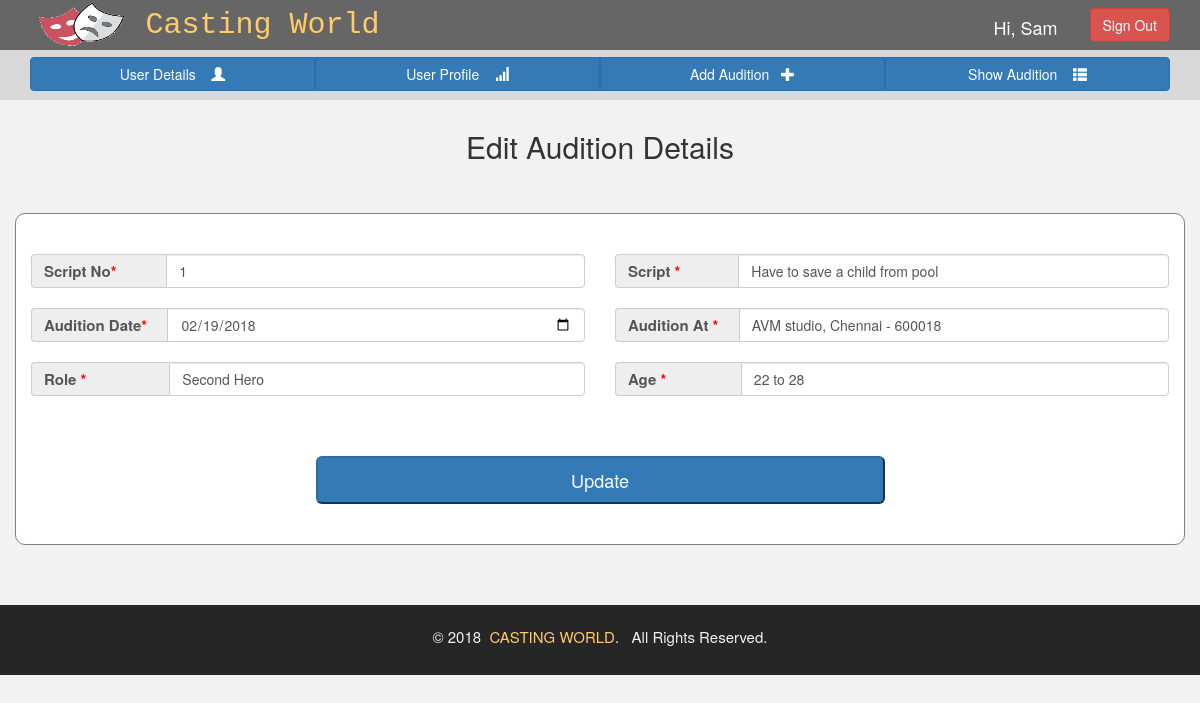
Screenshot of /auditionedit.php?id=1 (signed in) with the database file from the repository.
### tables this page shows
CREATE TABLE `auditiondetails` (
  `scriptno` int(11) NOT NULL,
  `script` varchar(1000) NOT NULL,
  `auditiondate` date NOT NULL,
  `audition` varchar(100) NOT NULL,
  `category` varchar(100) NOT NULL,
  `age` text NOT NULL,
  `id` int(11) NOT NULL
);

### auditionedit.php (the view, shortened to what this page needs)
<?php
require_once 'database/config.php';
    $scriptno=$script=$auditiondate=$audition=$category=$age="";
?>
<?php
$id = $_GET['id'];
$result = $conn->query("SELECT * FROM auditiondetails WHERE id=$id");
while($res = $result->fetch_assoc())
{
    $scriptno = $res['scriptno'];
    $script = $res['script'];
    $auditiondate = $res['auditiondate'];
    $audition=$res['audition'];
    $category=$res['category'];
    $age=$res['age'];
}
?>
<!DOCTYPE html>
<html>
<head>
    <link rel="stylesheet" href="https://maxcdn.bootstrapcdn.com/bootstrap/3.3.7/css/bootstrap.min.css">
</head>
<body style="background-color:hsl(0, 0%, 95%);">
    <div><?php include("include_files/adminnavbar.php") ?></div>
    <h2 style="margin-top: 130px;"><center>Edit Audition Details</center></h2><br><br>
    <div class="container" style="border:1px solid grey;background-color:white;border-radius:10px;">
    <form name="form" method="post" action="auditionedit.php" enctype="multipart/form-data"><br><br>
        <fieldset>
            <div class="row">
                <div class="col-sm-6">
                    <div class="input-group">
                        <span class="input-group-addon" style="font-size:15px;"><b>Script No<font color="red">*</font></b>  &nbsp;&nbsp; &nbsp;&nbsp;&nbsp; &nbsp;</span>
                        <input  type="text" class="form-control" name="scriptno" value="<?php echo $scriptno;?>">
                    </div>
                </div>
                <div class="col-sm-6">
                    <div class="input-group">
                        <span class="input-group-addon" style="font-size:15px;"><b>Script <font color="red">*</font></b> &nbsp;&nbsp;&nbsp;&nbsp;&nbsp;&nbsp;&nbsp;&nbsp; &nbsp;</span>
                        <input  type="text" class="form-control" name="script"  value="<?php echo $script;?>">
                    </div>
                </div>
            </div><br>
            <div class="row">
                <div class="col-sm-6">
                    <div class="input-group">
                        <span class="input-group-addon" style="font-size:15px;"><b>Audition Date<font color="red">*</font></b>&nbsp;&nbsp;</span>
                        <input  type="date" class="form-control" name="auditiondate" value="<?php echo $auditiondate;?>">
                    </div>
                </div>
                <div class="col-sm-6">
                    <div class="input-group">
                        <span class="input-group-addon" style="font-size:15px;"><b>Audition At <font color="red">*</font></b> &nbsp; </span>
                        <input  type="text" class="form-control" name="audition" value="<?php echo $audition;?>">
                    </div>
                </div>
            </div><br>
            <div class="row">
                <div class="col-sm-6">
                    <div class="input-group">
                        <span class="input-group-addon" style="font-size:15px;"><b>Role <font color="red">*</font></b>  &nbsp;&nbsp; &nbsp;&nbsp;&nbsp; &nbsp;&nbsp;&nbsp; &nbsp;&nbsp;&nbsp; &nbsp;</span>
                        <input  type="text" class="form-control" name="category" value="<?php echo $category;?>" placeholder="Actor, Actress,...">
                    </div>
                </div>
                <div class="col-sm-6">
                    <div class="input-group">
                        <span class="input-group-addon" style="font-size:15px;"><b>Age <font color="red">*</font></b> &nbsp;&nbsp;&nbsp;&nbsp;&nbsp;&nbsp;&nbsp;&nbsp;&nbsp;&nbsp;&nbsp;&nbsp; &nbsp;</span>
                        <input  type="text" class="form-control" name="age" value="<?php echo $age;?>">
                    </div>
                </div>
            </div><br>
        </fieldset><br><br>
        <center><button class="button btn-primary btn-lg" style="width:50%" id="update" name="update">Update</button></center><input type="hidden" name="id" value="<?php echo $_GET['id'];?>"><br>
    </form> <br>
    </div> <br><br><br>
    <div><?php include("include_files/footer.php") ?></div>
</body>
</html>

### rows the page displays
auditiondetails: scriptno "1", script "Have to save a child from pool", auditiondate "02/19/2018", audition "AVM studio, Chennai - 600018", category "Second Hero", age "22 to 28"

### other values shown
$_SESSION['ausername'] "Sam"
